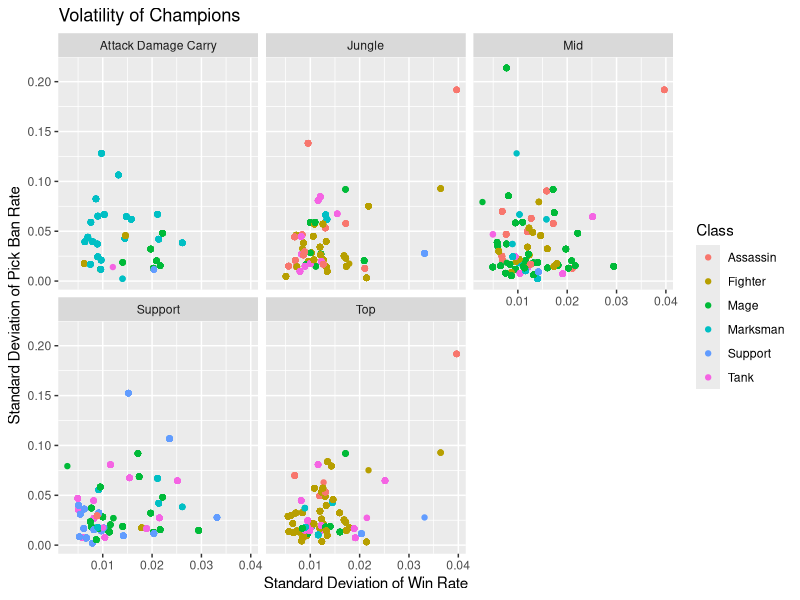
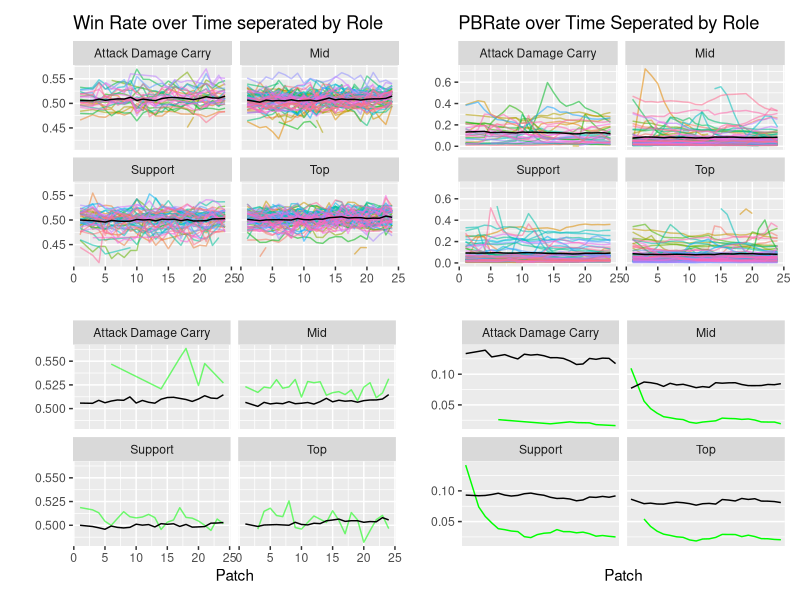
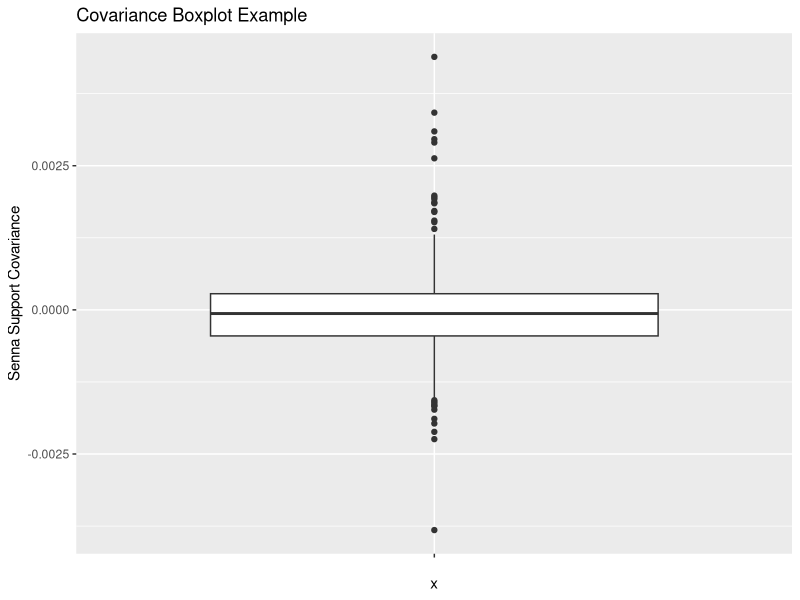

Write R code to recreate these figures, in order.
## ---- chunk 1
knitr::opts_chunk$set(echo = TRUE)
library(tidyverse)
library(patchwork)
## ---- chunk 2
leaguedf <- read_csv('../../data_sets/S13LeagueOfLegendsData.csv', 
                      col_types=c('c', 'c', 'c', 'c', 'c', 'd', 'd', 'd', 'd', 'd', 'd', 'd', 'c'), 
                      col_names=c('rowno', 'Name', 'Class', 'Role', 'Tier', 'Score', 'Trend', "WinRate", "RoleRate", "PickRate", "BanRate", 'KDA', 'Patch'), skip=1) %>%
  column_to_rownames("rowno") %>% 
  mutate(PickBanRate = PickRate + BanRate, Patch = as.numeric(str_replace(Patch, '(.*?)_(.*?)', ''))) %>%
  select(-c(PickRate, BanRate)) 


stats <- leaguedf %>% group_by(Name) %>%
  summarize(sdWinRate = sd(WinRate), sdPickBanRate = sd(PickBanRate))
leaguedf <- inner_join(stats, leaguedf, 'Name')

leaguedfRole <- leaguedf %>%
  mutate(Role = case_when(Role == "ADC" ~ "Attack Damage Carry", TRUE ~ str_to_title(Role)))
## ---- chunk 3
#SD by patch
Mode <- function(x) {
  ux <- unique(x)
  ux[which.max(tabulate(match(x, ux)))]
}

leaguedfRole %>%
  group_by(Name) %>% filter(Class != "NULL") %>%
  ggplot() + geom_point(mapping=aes(x=sdWinRate, y=sdPickBanRate, color = Class)) + facet_wrap(~ Role) + xlab("Standard Deviation of Win Rate") + ylab("Standard Deviation of Pick Ban Rate") + ggtitle("Volatility of Champions")
## ---- chunk 4

#Win rate and Pick Ban Rate over time seperated by Role
PatchRoleStats <- leaguedfRole %>% filter(Role != "Jungle") %>%
  group_by(Role, Patch) %>%
  summarize(meanWinRate = mean(WinRate), meanPBRate = mean(PickBanRate),.groups='keep')

plot1a <- leaguedfRole %>% filter(Role != "Jungle") %>%
  ggplot() + geom_line(mapping=aes(x=Patch, y=WinRate, color=Name, alpha=0.001)) +
  geom_line(data = PatchRoleStats, mapping = aes(x=Patch, y=meanWinRate), color="black")+ 
  theme(legend.position="none") + facet_wrap( ~ Role) + ggtitle("Win Rate over Time seperated by Role") + xlab('') + ylab("")

plot1b <- leaguedfRole %>% filter(Role != "Jungle") %>%
  ggplot() + 
  geom_line(mapping=aes(x=Patch, y=PickBanRate, color=Name, alpha=0.001)) + 
  geom_line(data = PatchRoleStats, mapping=aes(x=Patch, y=meanPBRate), color="black") + 
  theme(legend.position="above") + facet_wrap( ~ Role) + ggtitle("PBRate over Time Seperated by Role") + xlab('') + ylab("")
#Win Rate and Pick Ban Rate over Time for just Heimerdinger seperated by Role
plot2a <- leaguedfRole %>% filter(Name == "Heimerdinger") %>%
  ggplot() + geom_line(mapping = aes(x = Patch, y = WinRate, alpha=0.5), color="green") + 
  geom_line(data = PatchRoleStats, mapping=aes(x=Patch, y=meanWinRate), color="black") + 
  facet_wrap(~ Role) + theme(legend.position="none") + xlab("Patch") + ylab("")

plot2b <- leaguedfRole %>% filter(Name == "Heimerdinger") %>%
  ggplot() + geom_line(mapping = aes(x = Patch, y = PickBanRate), color="green") + 
  geom_line(data = PatchRoleStats, mapping=aes(x=Patch, y=meanPBRate), color="black") + 
  facet_wrap("Role") + theme(legend.position="none") + scale_x_discrete("Patch", labels = 1:24) + ylab('')


patched <- (plot1a & plot1b) / (plot2a & plot2b)
patched
## ---- chunk 5
#Covariation of PBR for champions.

Spread_Data <- leaguedf %>% 
  pivot_wider(id_cols = c('Name', 'Role'), names_from='Patch', values_from='PickBanRate') %>%
  mutate(ID = paste(Name, Role, sep='.')) %>%
  select(-c(1,2)) %>%
  na.omit()

NameList = Spread_Data$ID

Spread_Data <- as_tibble(t(Spread_Data)) %>%
  filter(row_number() <= n() - 1) %>%
  mutate_if(is.character, as.numeric)

colnames(Spread_Data) <- NameList
CoVarMat <- as_tibble(cov(Spread_Data))
rownames(CoVarMat) <- colnames(CoVarMat)

CoVarMat %>% select(Senna.SUPPORT) %>%
  ggplot() + geom_boxplot(mapping = aes(x='', y=Senna.SUPPORT), id.method='y') + ylab("Senna Support Covariance") + ggtitle("Covariance Boxplot Example")
